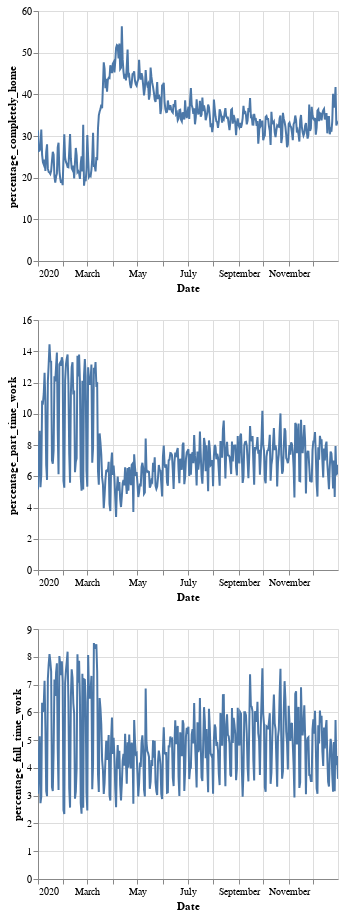

Notebook cell for this chart:
### Code cell
#Visualising mobility

title = '{} {}'.format(city,year)
alt.Chart(grouped_dm.reset_index()).mark_line().encode(
    x=alt.X('date', title='Date'),
    y=alt.Y(alt.repeat('row'), type='quantitative')
).properties(
    width=300,
    height=250
).repeat(
    row=['percentage_completely_home','percentage_part_time_work','percentage_full_time_work']
).interactive()

### Figure 1 — Vega-Lite specification as saved in the notebook (floating-point values rounded to 4 significant figures; data arrays with more than 128 entries replaced by an {"elided": "..."} marker saying what was removed)
{"config": {"view": {"continuousWidth": 400, "continuousHeight": 300}}, "repeat": {"row": ["percentage_completely_home", "percentage_part_time_work", "percentage_full_time_work"]}, "spec": {"data": {"name": "data-cc4138b0a7920cd3b0dd38f2ab2ec7a9"}, "mark": "line", "encoding": {"x": {"type": "temporal", "field": "date", "title": "Date"}, "y": {"type": "quantitative", "field": {"repeat": "row"}}}, "height": 250, "selection": {"selector001": {"type": "interval", "bind": "scales", "encodings": ["x", "y"]}}, "width": 300}, "$schema": "https://vega.github.io/schema/vega-lite/v4.8.1.json", "datasets": {"data-cc4138b0a7920cd3b0dd38f2ab2ec7a9": {"elided": "366 records"}}}
